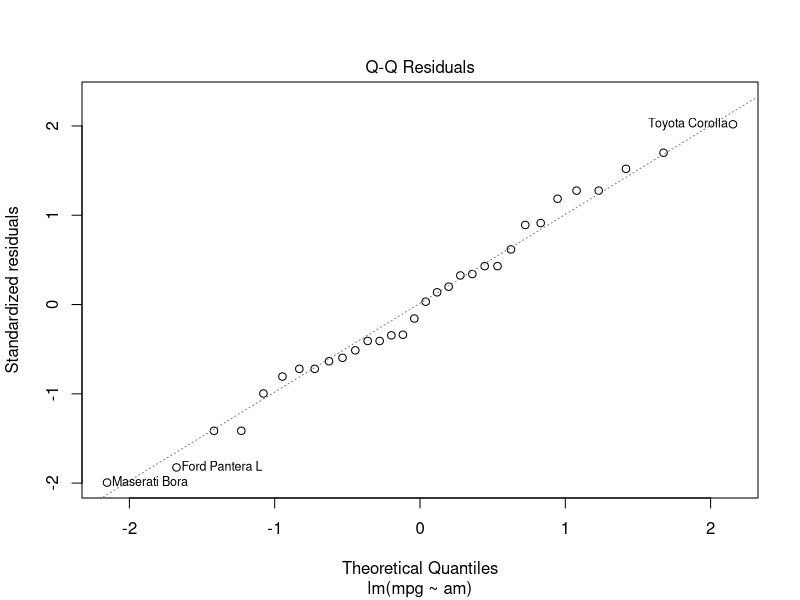
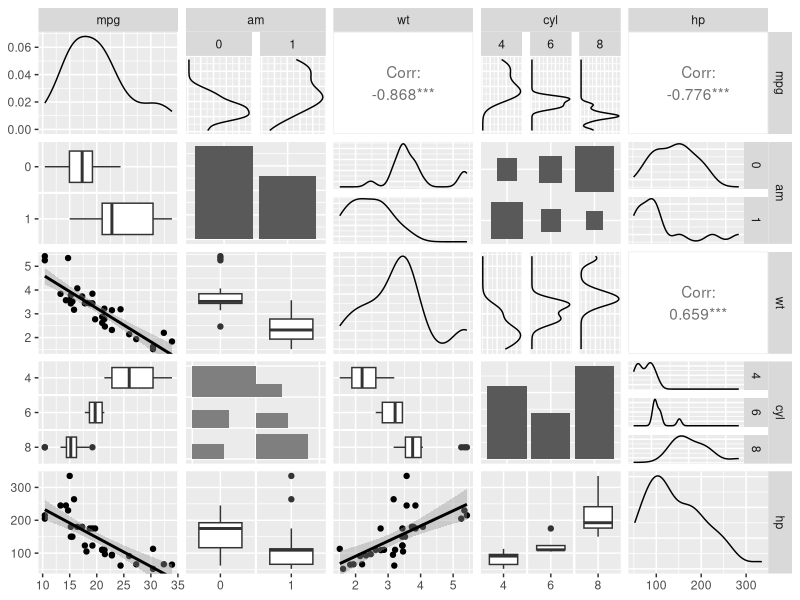
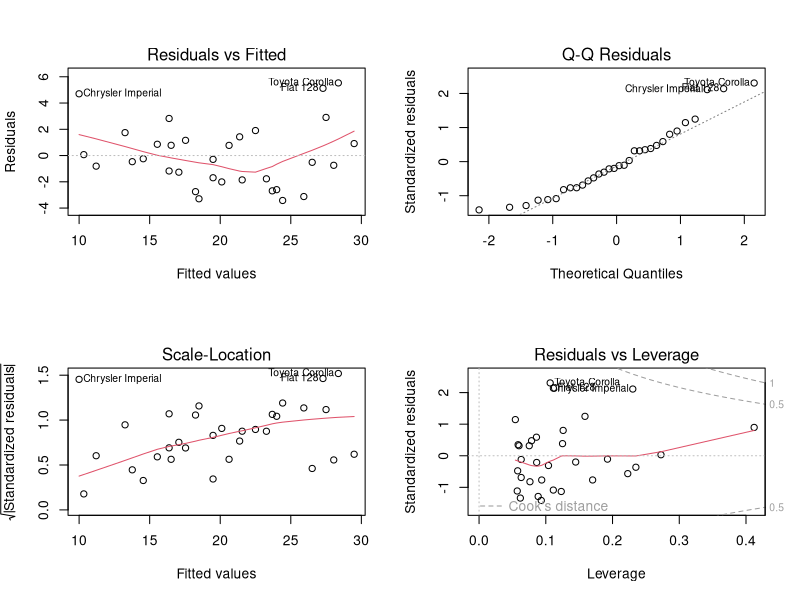

R code for these plots, in order:
## ---- chunk 1
data(mtcars)
require(dplyr); require(GGally); require(ggplot2)

cars <- mutate(mtcars,
               cyl = as.factor(cyl),
               vs = as.factor(vs),
               am = as.factor(am),
               gear = as.factor(gear),
               carb = as.factor(carb))
mpg_means <- group_by(cars, am) %>% summarise(mean_mpg = round(mean(mpg), 2))
## ---- chunk 2
fit1 <- lm(mpg ~ am, cars)
## ---- chunk 3
fit2 <- lm(mpg ~ am + cyl, cars)
fit3 <- lm(mpg ~ am + cyl + wt, cars)
fit4 <- lm(mpg ~ am + cyl + wt + hp, cars)
anova(fit1, fit2, fit3, fit4)
## ---- chunk 4
fit5 <- lm(mpg ~ am + cyl+ I(wt - mean(wt)) + I(hp - mean(hp)), cars)
round(summary(fit5)$coef, 3)
## ---- chunk 5
fit6 <- lm(mpg ~ am + I(wt - mean(wt)) + I(hp - mean(hp)), cars)
round(summary(fit6)$coef, 3)
## ---- chunk 6
fit7 <- lm(mpg ~ am + I(wt - mean(wt)) + I(hp - mean(hp)), cars[-c(17, 18, 20),])
round(summary(fit7)$coef, 3)
## ---- chunk 7
plot(fit1, which = 2)
## ---- chunk 8
ggpairs(cars[, c('mpg', 'am', 'wt', 'cyl', 'hp')],
        upper = list(continuous = "cor", combo = "facetdensity"),
        lower = list(continuous = "smooth", combo = "box", discrete = "ratio"))
## ---- chunk 9
par(mfrow = c(2,2))
plot(fit6, which = c(1:3, 5))
